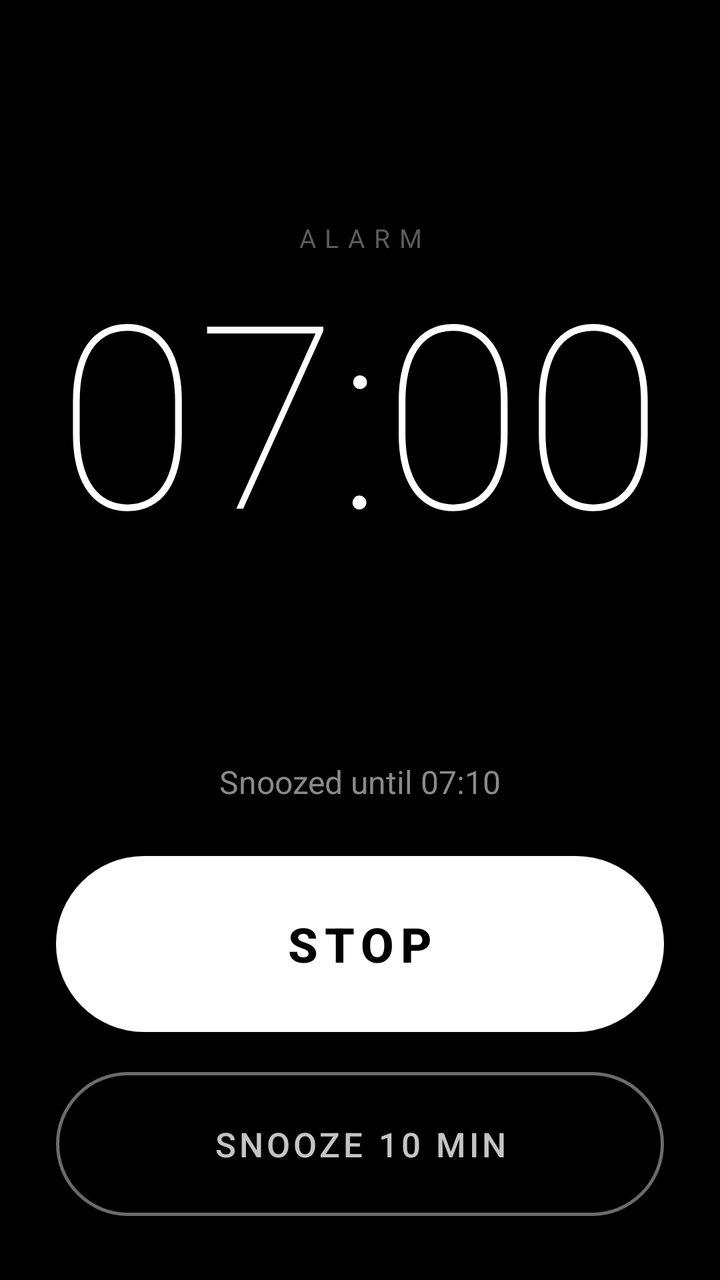
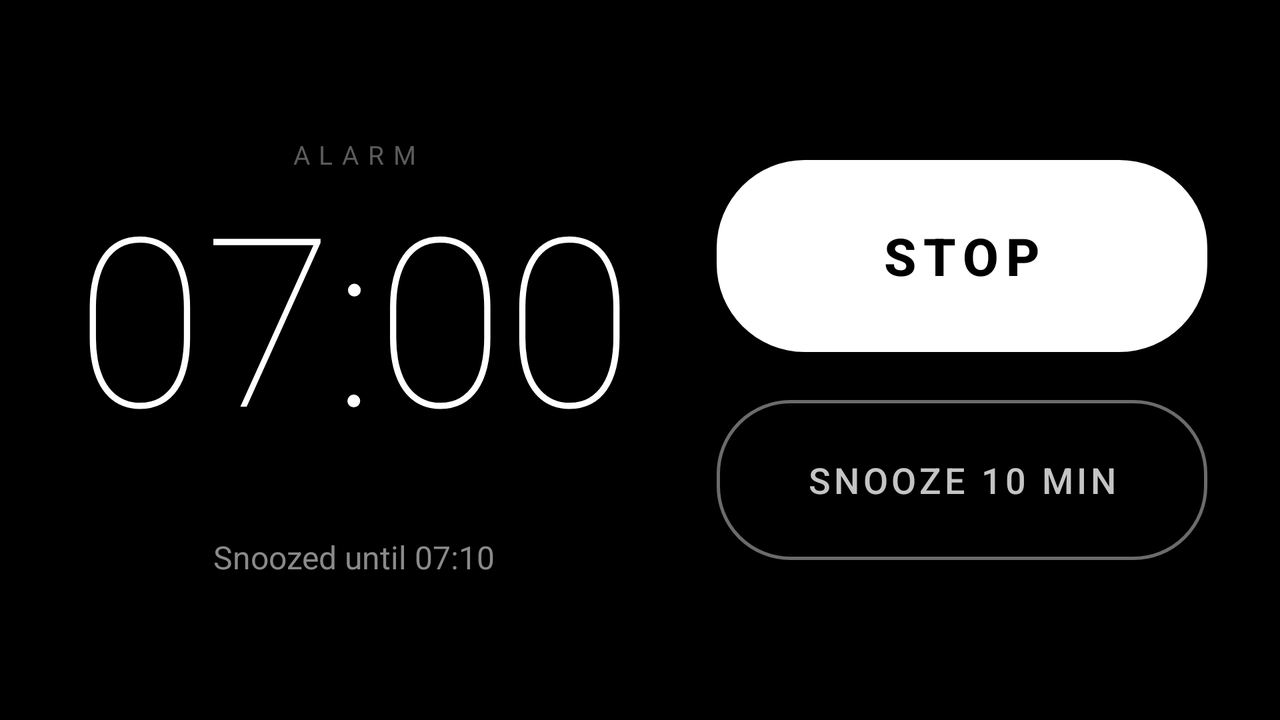

Two renders of one Android screen. The first uses the default layout on a phone; the second uses the alternative layout the repository ships for a different screen configuration, on a matching device. The two XML files are below.
<!-- AndroidManifest.xml: activity theme Theme.Superclock.Alarm -->
<!-- res/layout/activity_alarm.xml -->
<?xml version="1.0" encoding="utf-8"?>
<LinearLayout xmlns:android="http://schemas.android.com/apk/res/android"
    xmlns:app="http://schemas.android.com/apk/res-auto"
    xmlns:tools="http://schemas.android.com/tools"
    android:layout_width="match_parent"
    android:layout_height="match_parent"
    android:background="@color/black"
    android:orientation="vertical"
    android:paddingStart="28dp"
    android:paddingEnd="28dp"
    android:paddingTop="28dp"
    android:paddingBottom="32dp">

    
    <LinearLayout
        android:id="@+id/alarm_time_group"
        android:layout_width="match_parent"
        android:layout_height="0dp"
        android:layout_weight="1"
        android:gravity="center"
        android:orientation="vertical">

        <TextView
            android:layout_width="match_parent"
            android:layout_height="wrap_content"
            android:fontFamily="sans-serif"
            android:gravity="center_horizontal"
            android:letterSpacing="0.35"
            android:text="@string/notif_alarm_title"
            android:textAllCaps="true"
            android:textColor="#5C5C5C"
            android:textSize="13sp" />

        <TextView
            android:id="@+id/alarm_time"
            android:layout_width="match_parent"
            android:layout_height="wrap_content"
            android:layout_marginTop="8dp"
            android:fontFamily="sans-serif-thin"
            android:gravity="center_horizontal"
            android:includeFontPadding="false"
            android:maxLines="1"
            android:textColor="@color/digit_bright"
            android:textSize="128sp"
            app:autoSizeMaxTextSize="128sp"
            app:autoSizeMinTextSize="40sp"
            app:autoSizeStepGranularity="2sp"
            app:autoSizeTextType="uniform"
            tools:text="07:00" />

    </LinearLayout>

    <TextView
        android:id="@+id/alarm_status"
        android:layout_width="match_parent"
        android:layout_height="wrap_content"
        android:layout_marginTop="12dp"
        android:gravity="center_horizontal"
        android:maxLines="1"
        android:minHeight="24dp"
        android:textColor="#8A8A8A"
        android:textSize="16sp"
        android:visibility="invisible"
        tools:text="Snoozed until 07:10"
        tools:visibility="visible" />

    <androidx.appcompat.widget.AppCompatButton
        android:id="@+id/alarm_stop"
        android:layout_width="match_parent"
        android:layout_height="88dp"
        android:layout_marginTop="24dp"
        android:background="@drawable/alarm_btn_stop"
        android:letterSpacing="0.14"
        android:maxLines="1"
        android:paddingStart="16dp"
        android:paddingEnd="16dp"
        android:stateListAnimator="@null"
        android:text="@string/alarm_stop"
        android:textAllCaps="true"
        android:textColor="@color/black"
        android:textSize="24sp"
        android:textStyle="bold"
        app:autoSizeMaxTextSize="24sp"
        app:autoSizeMinTextSize="16sp"
        app:autoSizeStepGranularity="1sp"
        app:autoSizeTextType="uniform" />

    <androidx.appcompat.widget.AppCompatButton
        android:id="@+id/alarm_snooze"
        android:layout_width="match_parent"
        android:layout_height="72dp"
        android:layout_marginTop="20dp"
        android:background="@drawable/alarm_btn_snooze"
        android:letterSpacing="0.10"
        android:maxLines="1"
        android:paddingStart="16dp"
        android:paddingEnd="16dp"
        android:stateListAnimator="@null"
        android:text="@string/alarm_snooze"
        android:textAllCaps="true"
        android:textColor="#C4C4C4"
        android:textSize="17sp"
        app:autoSizeMaxTextSize="17sp"
        app:autoSizeMinTextSize="12sp"
        app:autoSizeStepGranularity="1sp"
        app:autoSizeTextType="uniform" />

</LinearLayout>
<!-- resources referenced by this layout -->
<resources>
  <color name="black">#FF000000</color>
  <color name="digit_bright">#FFFFFFFF</color>
  <!-- drawable alarm_btn_snooze (drawable) -->
  <?xml version="1.0" encoding="utf-8"?>
  <ripple xmlns:android="http://schemas.android.com/apk/res/android"
      android:color="#33FFFFFF">
  
      <item android:id="@android:id/mask">
          <shape android:shape="rectangle">
              <corners android:radius="36dp" />
              <solid android:color="@color/digit_bright" />
          </shape>
      </item>
  
      <item>
          <shape android:shape="rectangle">
              <corners android:radius="36dp" />
              <solid android:color="@color/transparent" />
              <stroke
                  android:width="1.5dp"
                  android:color="#6B6B6B" />
          </shape>
      </item>
  
  </ripple>
  <!-- drawable alarm_btn_stop (drawable) -->
  <?xml version="1.0" encoding="utf-8"?>
  <ripple xmlns:android="http://schemas.android.com/apk/res/android"
      android:color="#40000000">
  
      <item android:id="@android:id/mask">
          <shape android:shape="rectangle">
              <corners android:radius="44dp" />
              <solid android:color="@color/digit_bright" />
          </shape>
      </item>
  
      <item>
          <shape android:shape="rectangle">
              <corners android:radius="44dp" />
              <solid android:color="@color/digit_bright" />
          </shape>
      </item>
  
  </ripple>
  <string name="alarm_snooze">Snooze 10 min</string>
  <string name="alarm_stop">Stop</string>
  <string name="notif_alarm_title">Alarm</string>
  <style name="Theme.Superclock.Alarm" parent="Theme.Superclock">
          <item name="android:windowNoTitle">true</item>
          <item name="android:windowActionBar">false</item>
          <item name="android:windowFullscreen">true</item>
          <item name="android:windowShowWallpaper">false</item>
      </style>
  <color name="transparent">#00000000</color>
  <style name="Theme.Superclock" parent="Theme.AppCompat.NoActionBar">
          <item name="android:windowBackground">@color/black</item>
          <item name="android:colorBackground">@color/black</item>
          <item name="android:statusBarColor">@color/black</item>
          <item name="android:navigationBarColor">@color/black</item>
          <item name="android:windowLightStatusBar">false</item>
      </style>
</resources>
<!-- res/layout-land/activity_alarm.xml (the repository's variant of the layout above) -->
<!-- drawn on the phone turned sideways -->
<?xml version="1.0" encoding="utf-8"?>
<LinearLayout xmlns:android="http://schemas.android.com/apk/res/android"
    xmlns:app="http://schemas.android.com/apk/res-auto"
    xmlns:tools="http://schemas.android.com/tools"
    android:layout_width="match_parent"
    android:layout_height="match_parent"
    android:background="@color/black"
    android:baselineAligned="false"
    android:gravity="center_vertical"
    android:orientation="horizontal"
    android:paddingStart="36dp"
    android:paddingEnd="36dp"
    android:paddingTop="24dp"
    android:paddingBottom="24dp">

    <LinearLayout
        android:layout_width="0dp"
        android:layout_height="match_parent"
        android:layout_weight="1.15"
        android:gravity="center"
        android:orientation="vertical">

        <LinearLayout
            android:id="@+id/alarm_time_group"
            android:layout_width="match_parent"
            android:layout_height="wrap_content"
            android:orientation="vertical">

            <TextView
                android:layout_width="match_parent"
                android:layout_height="wrap_content"
                android:fontFamily="sans-serif"
                android:gravity="center_horizontal"
                android:letterSpacing="0.35"
                android:text="@string/notif_alarm_title"
                android:textAllCaps="true"
                android:textColor="#5C5C5C"
                android:textSize="13sp" />

            <TextView
                android:id="@+id/alarm_time"
                android:layout_width="match_parent"
                android:layout_height="wrap_content"
                android:layout_marginTop="8dp"
                android:fontFamily="sans-serif-thin"
                android:gravity="center_horizontal"
                android:includeFontPadding="false"
                android:maxLines="1"
                android:textColor="@color/digit_bright"
                android:textSize="136sp"
                app:autoSizeMaxTextSize="136sp"
                app:autoSizeMinTextSize="40sp"
                app:autoSizeStepGranularity="2sp"
                app:autoSizeTextType="uniform"
                tools:text="07:00" />

        </LinearLayout>

        <TextView
            android:id="@+id/alarm_status"
            android:layout_width="match_parent"
            android:layout_height="wrap_content"
            android:layout_marginTop="14dp"
            android:gravity="center_horizontal"
            android:maxLines="1"
            android:minHeight="24dp"
            android:textColor="#8A8A8A"
            android:textSize="16sp"
            android:visibility="invisible"
            tools:text="Snoozed until 07:10"
            tools:visibility="visible" />

    </LinearLayout>

    <Space
        android:layout_width="40dp"
        android:layout_height="1dp" />

    <LinearLayout
        android:layout_width="0dp"
        android:layout_height="match_parent"
        android:layout_weight="1"
        android:gravity="center_vertical"
        android:orientation="vertical">

        <androidx.appcompat.widget.AppCompatButton
            android:id="@+id/alarm_stop"
            android:layout_width="match_parent"
            android:layout_height="96dp"
            android:background="@drawable/alarm_btn_stop"
            android:letterSpacing="0.14"
            android:maxLines="1"
            android:paddingStart="16dp"
            android:paddingEnd="16dp"
            android:stateListAnimator="@null"
            android:text="@string/alarm_stop"
            android:textAllCaps="true"
            android:textColor="@color/black"
            android:textSize="26sp"
            android:textStyle="bold"
            app:autoSizeMaxTextSize="26sp"
            app:autoSizeMinTextSize="16sp"
            app:autoSizeStepGranularity="1sp"
            app:autoSizeTextType="uniform" />

        <androidx.appcompat.widget.AppCompatButton
            android:id="@+id/alarm_snooze"
            android:layout_width="match_parent"
            android:layout_height="80dp"
            android:layout_marginTop="24dp"
            android:background="@drawable/alarm_btn_snooze"
            android:letterSpacing="0.10"
            android:maxLines="1"
            android:paddingStart="16dp"
            android:paddingEnd="16dp"
            android:stateListAnimator="@null"
            android:text="@string/alarm_snooze"
            android:textAllCaps="true"
            android:textColor="#C4C4C4"
            android:textSize="18sp"
            app:autoSizeMaxTextSize="18sp"
            app:autoSizeMinTextSize="12sp"
            app:autoSizeStepGranularity="1sp"
            app:autoSizeTextType="uniform" />

    </LinearLayout>

</LinearLayout>
